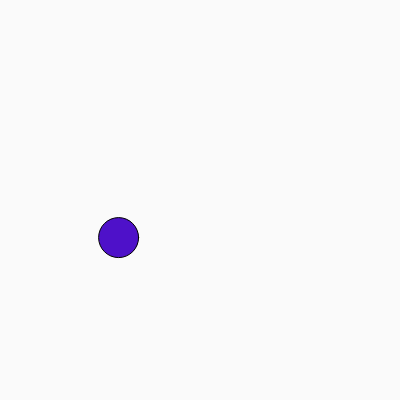
Frame 1 (no input)
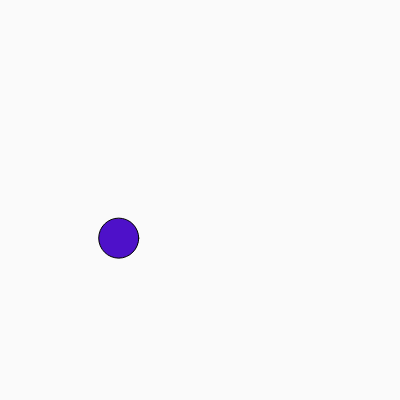
Frame 60 (no input)
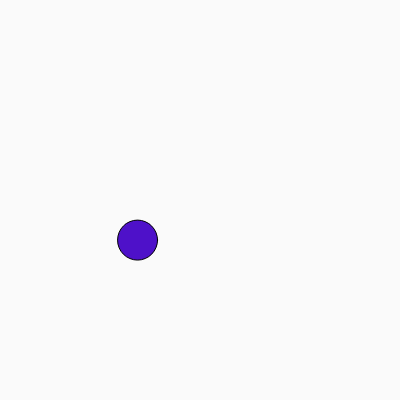
Frame 120 (the mouse pressed at the canvas centre since frame 60)

The p5.js sketch that drew these frames (run headless with seeded random() and noise() and a simulated clock; from frame 60 on, the mouse is pressed at the canvas centre):

// p5.js sketch
// ── sketch.js
// Perlin noise 1D

let ball;

function setup() {
	createCanvas(400, 400);
	ball = new Perlin();
}

function draw() {
	background(250);
	ball.nextMove();
	ball.nextShow();
}

class Perlin {
  constructor() {
	  this.tempx = 3;
		this.tempy = 1000;
    this.x;
	  this.y;

	}

	nextMove() {
    let nx = noise(this.tempx);
	  let ny = noise(this.tempy);
		this.x = map(nx, 0, 1, 0, width);
		this.y = map(ny, 0, 1, 0, height);
	}

  nextShow() {
		stroke(1);
		fill(78, 17, 201);
		ellipse(this.x, this.y, 40, 40);
		this.tempx += 0.002;
		this.tempy += 0.001;
	}


}
